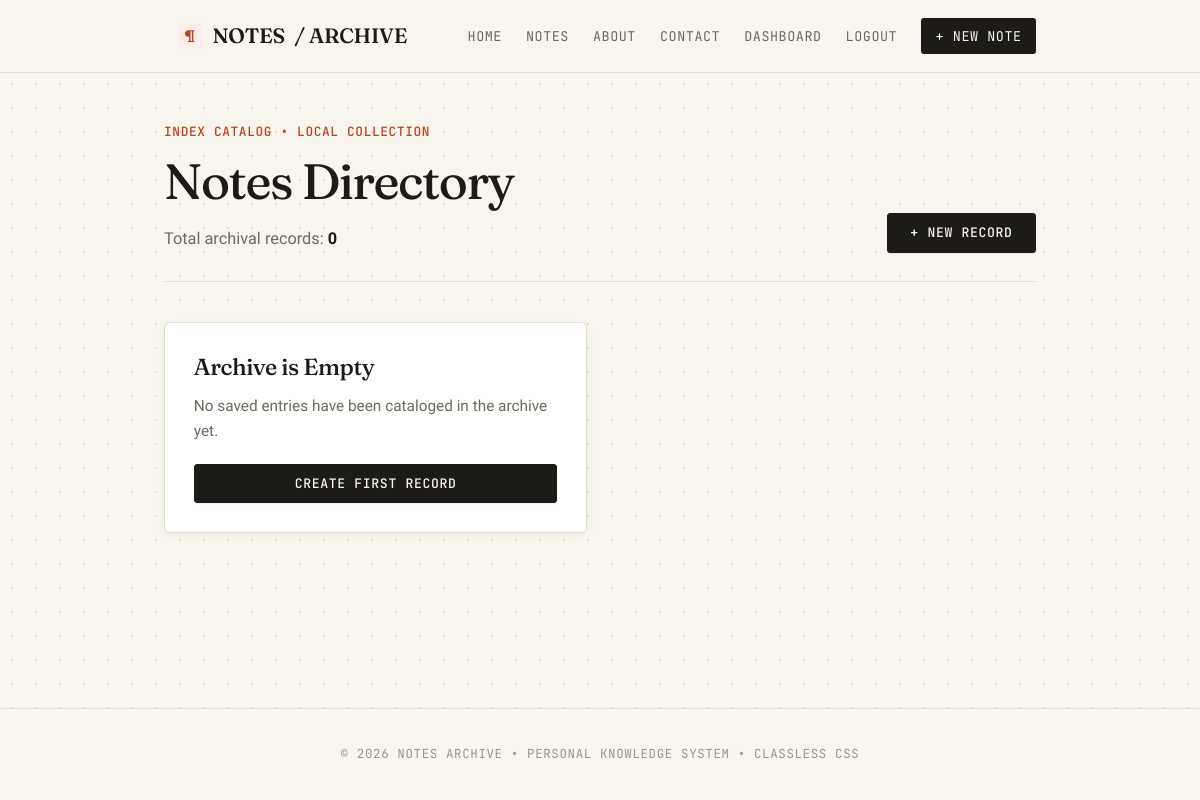
The page /notes/ (signed in) on the database as committed earlier.
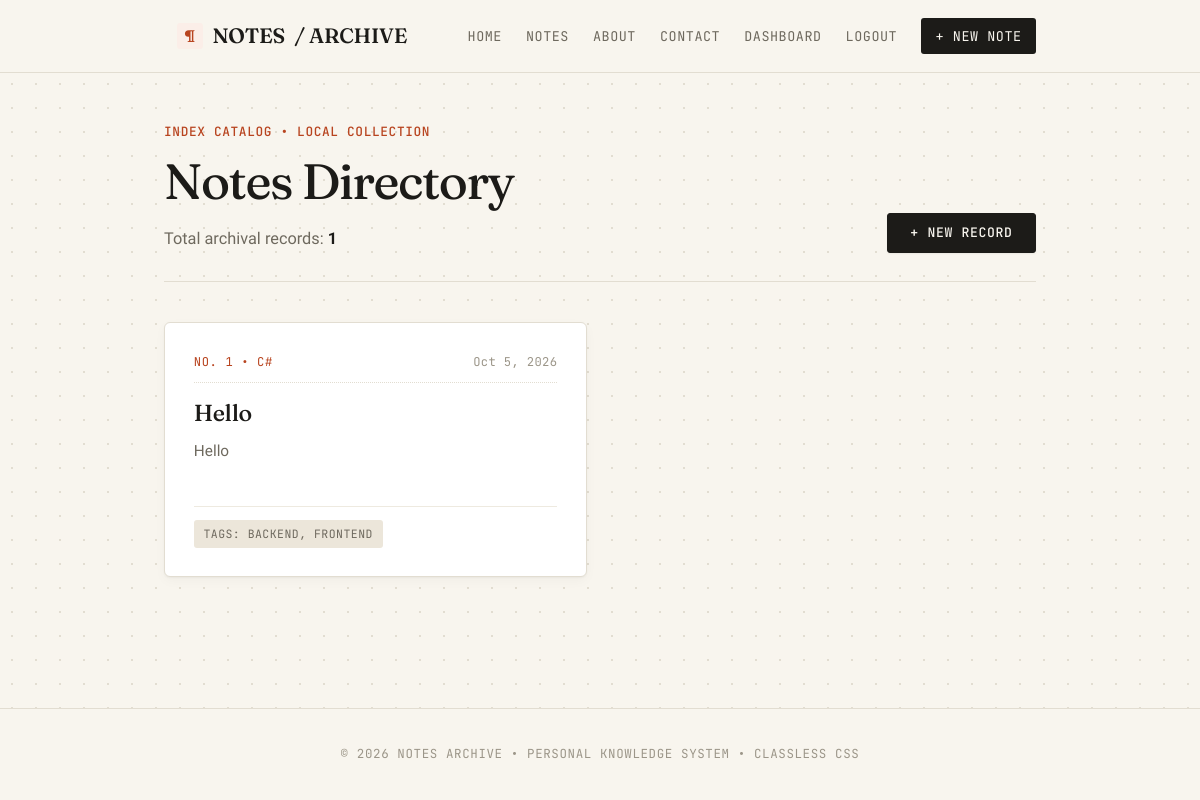
The same page on the database as committed later.
### notes/models.py (models this page shows, shortened)
class Note(models.Model):
    STATUS_CHOICES = (
        ('draft', 'Draft'),
        ('published', 'Published'),
    )
    title = models.CharField(max_length=50)
    content = models.TextField(max_length=1000)
    status = models.CharField(
        max_length=50,
        choices=STATUS_CHOICES,
        default='draft',
    )
    created_at = models.DateTimeField(auto_now_add=True)
    updated_at = models.DateTimeField(auto_now=True)
    category = models.ForeignKey(
        Category,
        on_delete=models.PROTECT,
        related_name='notes',
    )
    tags = models.ManyToManyField(
        Tag,
        related_name='notes'
    )
    author = models.ForeignKey(
        settings.AUTH_USER_MODEL,
        on_delete=models.CASCADE,
        related_name='notes'
    )
    class Meta:
        verbose_name = 'Note'
        verbose_name_plural = 'Notes'
        ordering = ['-created_at']

class Category(models.Model):
    name = models.CharField(max_length=100, unique=True)
    slug = models.SlugField(max_length=100, unique=True)
    class Meta:
        verbose_name = 'Category'
        verbose_name_plural = 'Categories'
        ordering = ['name']
    def __str__(self):
        return self.name

class Tag(models.Model):
    name = models.CharField(max_length=100, unique=True)
    class Meta:
        verbose_name = 'Tag'
        verbose_name_plural = 'Tags'
        ordering = ['name']
    def __str__(self):
        return self.name

### notes/views.py (the view)
# urls.py: path('', views.notes_list, name='notes_list'),
@login_required
def notes_list(request: HttpRequest) -> HttpResponse:
    notes = Note.objects.filter(author=request.user).order_by('-created_at')
    return render(request, 'notes/notes_list.html', {'notes': notes})

### templates/notes/notes_list.html (shortened to what this page needs)
{% extends "base.html" %}
{% block content %}
<section>
    {% with total=notes|length %}
    <header>
        <div>
            <small>Index Catalog &bull; Local Collection</small>
            <h1>Notes Directory</h1>
            <p>Total archival records: <strong>{{ total }}</strong></p>
        </div>
        <a role="button" href="{% url 'notes:note_create' %}">+ New Record</a>
    </header>
    {% endwith %}
    <section>
        {% for note in notes %}
            <article>
                <header>
                    <small>No. {{ forloop.counter }} &bull; {{ note.category }}</small>
                    <time>{{ note.created_at|date:"M j, Y" }}</time>
                </header>
                <h2>
                    <a href="{% url 'notes:note_detail' note.id %}">{{ note.title|title }}</a>
                </h2>
                <p>
                    {{ note.content|truncatewords:22 }}
                </p>
                {% if note.tags.all %}
                    <footer>
                        <small>Tags: {{ note.tags.all|join:", " }}</small>
                    </footer>
                {% endif %}
            </article>
        {% empty %}
            <article>
                <h2>Archive is Empty</h2>
                <p>No saved entries have been cataloged in the archive yet.</p>
                <a role="button" href="{% url 'notes:note_create' %}">Create First Record</a>
            </article>
        {% endfor %}
    </section>
</section>
{% endblock %}

Rows that differ between the two databases and show on the page:
added Note: category "C#", created_at "Oct 5, 2026", title "Hello", content "Hello", tags.all "BACKEND, FRONTEND"
Other text that changed with them:
{{ total }}: "0" → "1"
text no longer shown: "Archive is Empty No saved entries have been cataloged in the archive yet. CREATE FIRST RECORD"
